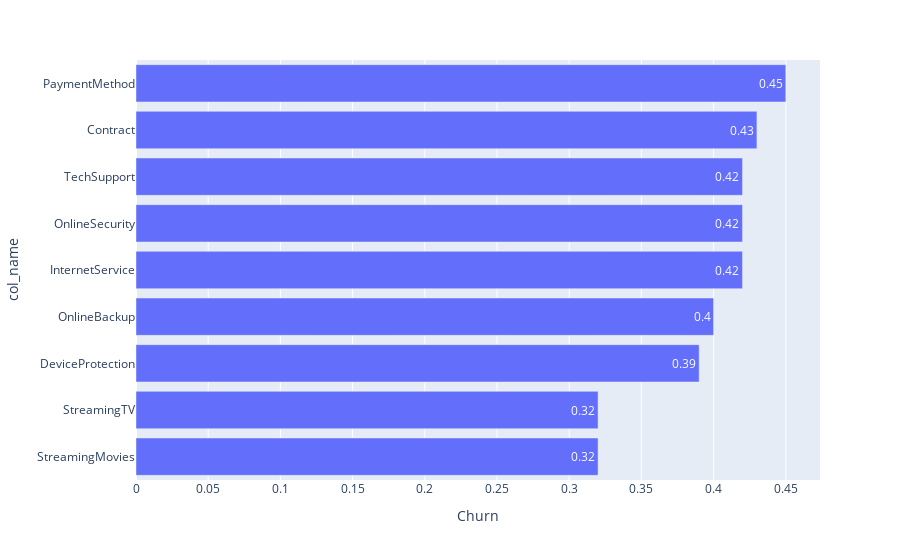
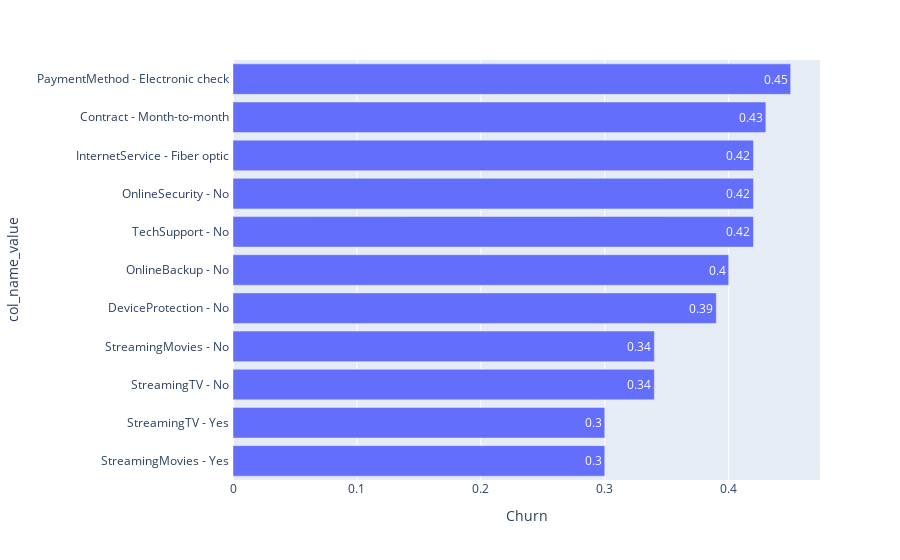

Notebook cell for these charts, in order:
### Code cell
# String Columns correlations**
# Setup to get get the correlation from the obj/str columns


def churnPecentageColValues(dataframe, min_churn_pct, chart):

    all_df = pd.DataFrame()

    obj_columns = getColumnByTypes(dff,"objects").tolist()


    # Remove the unique values column
    obj_columns.remove("customerID")

    # get the concat daframe
    for col in obj_columns:
        pivot = dataframe.pivot_table(values="Churn", index=col, aggfunc="mean")
        pivot.index = pivot.index.map(lambda x: f"{col} - {x} ")
        all_df = pd.concat([all_df, pivot])

    all_df.sort_values(by="Churn", ascending=True)
    all_df = all_df.sort_values(by="Churn", ascending=False)

    all_df_col = all_df.reset_index(names="col_name_value").sort_values(
        by="Churn", ascending=True
    )

    all_df_col["Churn"] = all_df_col["Churn"].round(decimals=2)
    all_df_col = all_df_col[all_df_col["Churn"] >= min_churn_pct / 100]
    all_df_col[["col_name", "value"]] = all_df_col["col_name_value"].str.split(
        " - ", expand=True
    )

    bar_churn_fig = px.bar(all_df_col, x="Churn", y="col_name_value", text_auto=True)
    display_df = all_df_col.sort_values("Churn", ascending=False)

    if chart == True:
        return bar_churn_fig.show()
    return display_df


def churnPecentageCol(dataframe, min_churn_pct, chart):

    val = churnPecentageColValues(dataframe, min_churn_pct, False)

    col_df = val.groupby("col_name")["Churn"].mean().reset_index()
    col_df["Churn"] = col_df["Churn"].round(decimals=2)
    col_df = col_df.sort_values(by="Churn", ascending=True)
    col_df_fig = px.bar(col_df, x="Churn", y="col_name", text_auto=True)
    if chart == True:
        return col_df_fig.show()
    return col_df


churnPecentageCol(dff, 30, True)
churnPecentageColValues(dff, 30, True)

# We analyze categorical columns to identify which customer characteristics are most associated with churn, displaying the values with the highest churn rates above a defined threshold.

### Figure 1 — Plotly figure (JSON) as saved in the notebook; plotly's stock layout.template omitted (floating-point values rounded to 4 significant figures)
{"data": [{"hovertemplate": "Churn=%{x}<br>col_name=%{y}<extra></extra>", "legendgroup": "", "marker": {"color": "#636efa", "pattern": {"shape": ""}}, "name": "", "orientation": "h", "showlegend": false, "textposition": "auto", "texttemplate": "%{x}", "type": "bar", "x": [0.32, 0.32, 0.39, 0.4, 0.42, 0.42, 0.42, 0.43, 0.45], "xaxis": "x", "y": ["StreamingMovies", "StreamingTV", "DeviceProtection", "OnlineBackup", "InternetService", "OnlineSecurity", "TechSupport", "Contract", "PaymentMethod"], "yaxis": "y"}], "layout": {"barmode": "relative", "legend": {"tracegroupgap": 0}, "margin": {"t": 60}, "xaxis": {"anchor": "y", "domain": [0, 1], "title": {"text": "Churn"}}, "yaxis": {"anchor": "x", "domain": [0, 1], "title": {"text": "col_name"}}}}

### Figure 2 — Plotly figure (JSON) as saved in the notebook; plotly's stock layout.template omitted (floating-point values rounded to 4 significant figures)
{"data": [{"hovertemplate": "Churn=%{x}<br>col_name_value=%{y}<extra></extra>", "legendgroup": "", "marker": {"color": "#636efa", "pattern": {"shape": ""}}, "name": "", "orientation": "h", "showlegend": false, "textposition": "auto", "texttemplate": "%{x}", "type": "bar", "x": [0.3, 0.3, 0.34, 0.34, 0.39, 0.4, 0.42, 0.42, 0.42, 0.43, 0.45], "xaxis": "x", "y": ["StreamingMovies - Yes ", "StreamingTV - Yes ", "StreamingTV - No ", "StreamingMovies - No ", "DeviceProtection - No ", "OnlineBackup - No ", "TechSupport - No ", "OnlineSecurity - No ", "InternetService - Fiber optic ", "Contract - Month-to-month ", "PaymentMethod - Electronic check "], "yaxis": "y"}], "layout": {"barmode": "relative", "legend": {"tracegroupgap": 0}, "margin": {"t": 60}, "xaxis": {"anchor": "y", "domain": [0, 1], "title": {"text": "Churn"}}, "yaxis": {"anchor": "x", "domain": [0, 1], "title": {"text": "col_name_value"}}}}
